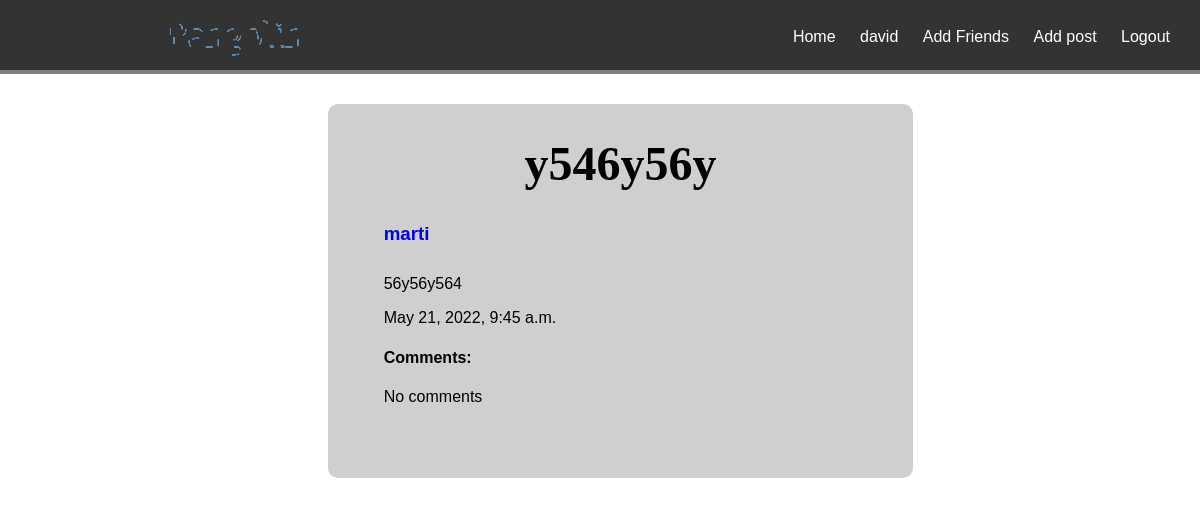
Page /post/50/ (signed in) on the committed database.
### pangolin/models.py (models this page shows, shortened)
class Post(models.Model):
    title = models.CharField(max_length=50)
    description = models.TextField()
    created_at = models.DateTimeField('created',auto_now_add=True)
    image = models.ImageField(upload_to='userImages',blank=True, default=None)
    author = models.ForeignKey(User, on_delete=models.CASCADE, null=True)

### pangolin/views.py (the view)
# urls.py: path('post/<int:post_id>/', get_post, name='post_details'),
@login_required(login_url='/login')
def get_post(request, post_id):
    obj = get_object_or_404(Post, id=post_id)
    userLogged = get_object_or_404(UserPangolin, username=request.user.username)
    postAuthor = get_object_or_404(UserPangolin, username=obj.author.username)
    comentarios = Comentario.objects.filter(post=obj)
    listaAmigos = postAuthor.friends.all()
    print(listaAmigos)
    context = {
        'post' : obj,
        'comments': comentarios,
        'listFriends': listaAmigos,
        'userLogged': userLogged,
        'postAuthor': postAuthor,
    }
    return render(request, 'post.html', context)

### pangolin/models.py (called while the page is built)
    def get_absolute_url(self):
        return reverse('profile_user', kwargs={'username':self.username})

### pangolin/templates/post.html (shortened to what this page needs)
{% load static %}
<!DOCTYPE html>
<html>
<head>
    <link href='{% static "css/post.css" %}' rel="stylesheet" type="text/css">
</head>
<body>
    <header id="main-header">
        <a id="logo-header" href="{% url 'home' %}">
        </a>
        <nav>
            <ul>
                <li><a href="{% url 'home' %}">Home</a></li>
                <li><a href="{{ userLogged.get_absolute_url }}">{{userLogged.username}}</a></li>
                <li><a href="{% url 'add_friends' %}">Add Friends</a></li>
                <li><a href="{% url 'add_post' %}">Add post</a></li>
                <li><a href="{% url 'logout' %}">Logout</a></li>
            </ul>
        </nav>
    </header>
    <div class="divPost">
        <h1 class="postTitle">{{post.title}}</h1>
        <h3><a class="autorPost" href="{{ postAuthor.get_absolute_url }}">{{post.author}}</a></h3>
        <p class="scrollDiv">{{post.description}}</p>
        <p>{{post.created_at}}</p>
        <h4>Comments:</h4>
        {% if comments %}
        {% for comentario in comments %}
            <article class="article">
                <h4>{{comentario.author.username}}</h4>
                <p>{{comentario.text}}</p>
                <p>{{comentario.created_at}}</p>
            </article>
        {% endfor %}
        {% else %}
        <p>No comments</p>
        {% endif %}
    </div>
</body>
</html>

### pangolin/static/css/post.css (style rules this page uses)
#main-header { background: #333; color: white; height: 70px; width: 100%; left: 0; top: 0; position: fixed; border-bottom: gray solid 4px; }
#main-header a { color: white; }
#logo-header { float: left; padding: 9px 0 0 20px; text-decoration: none; margin-left: 65px; }
nav { float: right; }
nav ul { margin: 0; padding: 0; list-style: none; padding-right: 20px; }
nav ul li { display: inline-block; line-height: 15px; margin-top: 25px; }
nav ul li a { display: block; padding: 4px 10px; text-decoration: none; font-size: 1rem; }
svg { display: block; font: 15.5em 'Montserrat'; width: 50%; height: 50%; margin: 0 auto; }
body { font-family: Arial, Helvetica, sans-serif; margin-top: 24px; }
.divPost { color:black; width: 40%; height: auto; background-color:rgb(207, 207, 207); border-radius:10px; padding-right: 56px; padding-left: 56px; padding-bottom: 56px; float: left; margin-left: 27%; margin-top: 80px; }
.autorPost { text-decoration: none; }
.scrollDiv { overflow-y: scroll; word-break:break-all; max-height: 250px; }
h3 { margin-bottom: 30px; }
.postTitle { text-align: center; font-family:'Lucida Sans'; font-size: 3rem; color: black; }

### rows in the picture
Post: title "y546y56y", author "marti", description "56y56y564", created_at "May 21, 2022, 9:45 a.m."

### other values in the picture
{{ userLogged.username }} "david"
